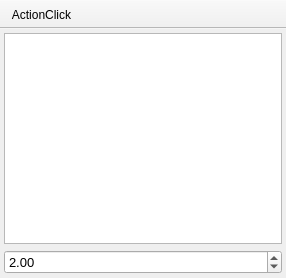
<?xml version="1.0" encoding="UTF-8"?>
<ui version="4.0">
 <class>nZoomWin</class>
 <widget class="QMainWindow" name="nZoomWin">
  <property name="geometry">
   <rect>
    <x>0</x>
    <y>0</y>
    <width>286</width>
    <height>278</height>
   </rect>
  </property>
  <property name="mouseTracking">
   <bool>true</bool>
  </property>
  <property name="windowTitle">
   <string>MainWindow</string>
  </property>
  <property name="unifiedTitleAndToolBarOnMac">
   <bool>true</bool>
  </property>
  <widget class="QWidget" name="centralwidget">
   <property name="mouseTracking">
    <bool>false</bool>
   </property>
   <layout class="QGridLayout" name="gridLayout">
    <property name="leftMargin">
     <number>4</number>
    </property>
    <property name="topMargin">
     <number>4</number>
    </property>
    <property name="rightMargin">
     <number>4</number>
    </property>
    <property name="bottomMargin">
     <number>4</number>
    </property>
    <item row="0" column="0">
     <widget class="QGraphicsView" name="my_view">
      <property name="mouseTracking">
       <bool>true</bool>
      </property>
      <property name="verticalScrollBarPolicy">
       <enum>Qt::ScrollBarAlwaysOff</enum>
      </property>
      <property name="horizontalScrollBarPolicy">
       <enum>Qt::ScrollBarAlwaysOff</enum>
      </property>
     </widget>
    </item>
    <item row="1" column="0">
     <widget class="QDoubleSpinBox" name="my_scale">
      <property name="font">
       <font>
        <pointsize>10</pointsize>
       </font>
      </property>
      <property name="mouseTracking">
       <bool>false</bool>
      </property>
      <property name="minimum">
       <double>0.100000000000000</double>
      </property>
      <property name="singleStep">
       <double>0.500000000000000</double>
      </property>
      <property name="value">
       <double>2.000000000000000</double>
      </property>
      <property name="neutrinoSave" stdset="0">
       <bool>true</bool>
      </property>
     </widget>
    </item>
   </layout>
  </widget>
  <widget class="QToolBar" name="toolBar">
   <property name="windowTitle">
    <string>toolBar</string>
   </property>
   <property name="movable">
    <bool>false</bool>
   </property>
   <property name="iconSize">
    <size>
     <width>20</width>
     <height>20</height>
    </size>
   </property>
   <property name="floatable">
    <bool>false</bool>
   </property>
   <attribute name="toolBarArea">
    <enum>TopToolBarArea</enum>
   </attribute>
   <attribute name="toolBarBreak">
    <bool>false</bool>
   </attribute>
   <addaction name="actionLockClick"/>
  </widget>
  <action name="actionLockClick">
   <property name="checkable">
    <bool>true</bool>
   </property>
   <property name="icon">
    <iconset resource="../qrc/icons.qrc">
     <normaloff>:/icons/center.png</normaloff>:/icons/center.png</iconset>
   </property>
   <property name="text">
    <string>ActionClick</string>
   </property>
   <property name="neutrinoSave" stdset="0">
    <bool>true</bool>
   </property>
  </action>
 </widget>
 <resources>
  <include location="../resources/icons/icons.qrc"/>
 </resources>
 <connections/>
</ui>
